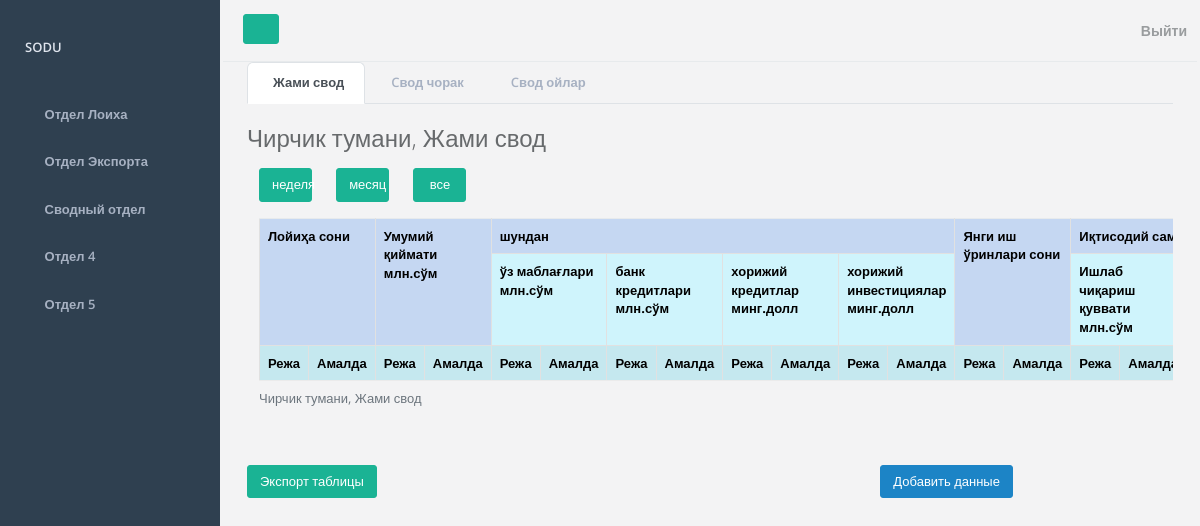
The app's page /vault-department/table/jami (signed in), older data.
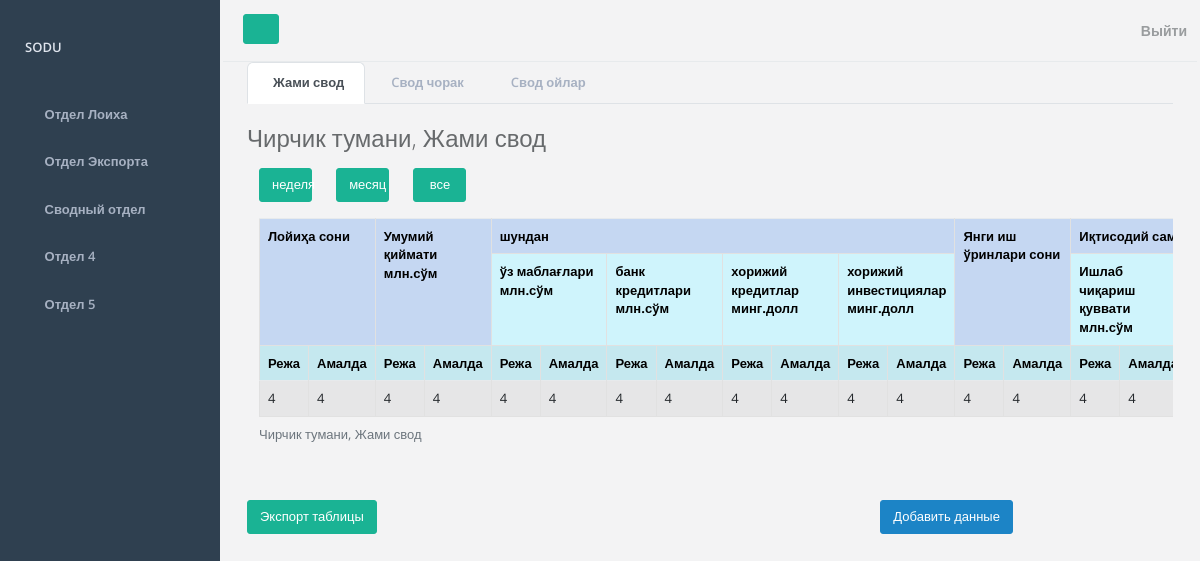
The same page, newer data.
### mainapp/models.py (models this page shows, shortened)
class CustomUser(AbstractUser):
    district = models.ForeignKey(District, on_delete=models.PROTECT, blank=True, null=True)
    class Meta:
        verbose_name = 'Пользователь'
        verbose_name_plural = 'Пользователи'

class District(models.Model):
    id = models.AutoField(primary_key=True)
    district = models.CharField(max_length=50, verbose_name="Район", blank=True, null=True)
    def __str__(self):
        return self.district
    class Meta:
        verbose_name = 'Район'
        verbose_name_plural = 'Районы'

class JamiVault(models.Model):
    district = models.ForeignKey(District, on_delete=models.PROTECT, verbose_name="Район")
    loiha_soni_reja = models.CharField(max_length=255, verbose_name='Режа')
    loiha_soni_amalda = models.CharField(max_length=255, verbose_name='Амалда')
    umumiy_kiymati_reja = models.CharField(max_length=255, verbose_name='Режа')
    umumiy_kiymati_amalda = models.CharField(max_length=255, verbose_name='Амалда')
    uz_mablag_reja = models.CharField(max_length=255, verbose_name='Режа')
    uz_mablag_amalda = models.CharField(max_length=255, verbose_name='Амалда')
    bank_kredit_reja = models.CharField(max_length=255, verbose_name='Режа')
    bank_kredit_amalda = models.CharField(max_length=255, verbose_name='Амалда')
    xorijiy_kredit_reja = models.CharField(max_length=255, verbose_name='Режа')
    xorijiy_kredit_amalda = models.CharField(max_length=255, verbose_name='Амалда')
    xorijiy_invest_reja = models.CharField(max_length=255, verbose_name='Режа')
    xorijiy_invest_amalda = models.CharField(max_length=255, verbose_name='Амалда')
    yangi_ish_reja = models.CharField(max_length=255, verbose_name='Режа')
    yangi_ish_amalda = models.CharField(max_length=255, verbose_name='Амалда')
    ishlab_chiqarish_reja = models.CharField(max_length=255, verbose_name='Режа')
    ishlab_chiqarish_amalda = models.CharField(max_length=255, verbose_name='Амалда')
    import_reja = models.CharField(max_length=255, verbose_name='Режа')
    import_amalda = models.CharField(max_length=255, verbose_name='Амалда')
    export_reja = models.CharField(max_length=255, verbose_name='Режа')
    export_amalda = models.CharField(max_length=255, verbose_name='Амалда')
    budget_reja = models.CharField(max_length=255, verbose_name='Режа')
    budget_amalda = models.CharField(max_length=255, verbose_name='Амалда')
    time_create = models.DateTimeField(auto_now_add=True, verbose_name="Дата создания записи")
    time_update = models.DateTimeField(auto_now=True, verbose_name="Дата обновления записи")
    is_published = models.BooleanField(default=True, verbose_name="Опубликовано")
    class Meta:
        verbose_name = 'Жами Свод'
        verbose_name_plural = 'Жами Свод'
        ordering = ['-time_create']

### mainapp/views.py (the view)
# urls.py: path('vault-department/table/jami', views.get_data_table_jami, name='table_jami'),
def get_data_table_jami(request):
    if get_group_vault_id(request):
        table_data = show_data_table_to_departament(JamiVault)
    else:
        table_data = show_data_table(request, JamiVault)
    page_obj = paginate_page(request, table_data)
    context = get_context_data(page_obj, 'Жами свод', third_department_tables_menu, table_data)
    return render(request, src['jami'], context)

### mainapp/utils.py (called while the page is built)
def show_data_table(request, model):
    model = model.objects.filter(district=request.user.district)
    return model

def get_context_data(page_obj, title, menu, table_data):
    context = {
        'page_obj': page_obj,
        'title': title,
        'projects_department': menu,
        'table_data': table_data
    }
    return context

def get_group_vault_id(request):
    return request.user.groups.filter(id=3).exists() and request.user.groups.filter(id=4)

def paginate_page(request, table_data):
    paginator = Paginator(table_data, 3)
    page_number = request.GET.get('page')
    page_obj = paginator.get_page(page_number)
    return page_obj

### mainapp/templates/mainapp/data_table/third_departament/table_jami.html (shortened to what this page needs)
{% extends 'mainapp/departments/projects_department.html' %}
{% block table %}
<h2 class="mb-3">
    {% if request.user.district != None %}
        {{ request.user.district }},
    {% endif %}
    {{ title }}
</h2>
{% block filter %}
<div class="container mb-3">
    <div class="row">
        <div class="col-1"><a class="btn btn btn-primary w-100" href="{% url 'table_filter_table_jami' filter_slug='week' %}">неделя</a></div>
        <div class="col-1"><a class="btn btn btn-primary w-100" href="{% url 'table_filter_table_jami' filter_slug='month' %}">месяц</a></div>
        <div class="col-1"><a class="btn btn btn-primary w-100" href="{% url 'table_jami' %}">все</a></div>
    </div>
</div>
{% endblock %}
<div class="container overflow-auto">
        <table class="table table-bordered table-striped">
        <caption>
            {% if request.user.district != None %}
                {{ request.user.district }},
            {% endif %}
            {{ title }}
        </caption>
        <tr>
            <th class="table-primary" colspan="2" rowspan="2">Лойиҳа сони</th>
            <th class="table-primary" colspan="2" rowspan="2">Умумий қиймати млн.сўм</th>
            <th class="table-primary" colspan="8">шундан</th>
            <th class="table-primary" colspan="2" rowspan="2">Янги иш ўринлари сони</th>
            <th class="table-primary" colspan="8">Иқтисодий самарадорлик</th>
        </tr>
        <tr>
            <th class="table-info" colspan="2"> ўз маблағлари млн.сўм</th>
            <th class="table-info" colspan="2"> банк кредитлари млн.сўм</th>
            <th class="table-info" colspan="2"> хорижий кредитлар минг.долл</th>
            <th class="table-info" colspan="2"> хорижий инвестициялар минг.долл </th>
            <th class="table-info" colspan="2">Ишлаб чиқариш қуввати млн.сўм </th>
        </tr>
        <tr>
            <th class="table-info">Режа</th>
            <th class="table-info">Амалда</th>
            <th class="table-info">Режа</th>
            <th class="table-info">Амалда</th>
            <th class="table-info">Режа</th>
            <th class="table-info">Амалда</th>
            <th class="table-info">Режа</th>
            <th class="table-info">Амалда</th>
            <th class="table-info">Режа</th>
            <th class="table-info">Амалда</th>
            <th class="table-info">Режа</th>
            <th class="table-info">Амалда</th>
            <th class="table-info">Режа</th>
            <th class="table-info">Амалда</th>
            <th class="table-info">Режа</th>
            <th class="table-info">Амалда</th>
        </tr>
            {% for data in page_obj %}
        <tr>
            <td>{{ data.loiha_soni_reja }}</td>
            <td>{{ data.loiha_soni_amalda }}</td>
            <td>{{ data.umumiy_kiymati_reja }}</td>
            <td>{{ data.umumiy_kiymati_amalda }}</td>
            <td>{{ data.uz_mablag_reja }}</td>
            <td>{{ data.uz_mablag_amalda }}</td>
            <td>{{ data.bank_kredit_reja }}</td>
            <td>{{ data.bank_kredit_amalda }}</td>
            <td>{{ data.xorijiy_kredit_reja }}</td>
            <td>{{ data.xorijiy_kredit_amalda }}</td>
            <td>{{ data.xorijiy_invest_reja }}</td>
            <td>{{ data.xorijiy_invest_amalda }}</td>
            <td>{{ data.yangi_ish_reja }}</td>
            <td>{{ data.yangi_ish_amalda }}</td>
            <td>{{ data.ishlab_chiqarish_reja }}</td>
            <td>{{ data.ishlab_chiqarish_amalda }}</td>
          </tr>
            {%endfor%}
    </table>
</div>
{% endblock %}
{% block export_table %}
<a class="btn btn-primary mb-5" href="#">Экспорт таблицы</a>
{% endblock %}
{% block add_data %}
   {% if not request.user.groups.all and not request.user.is_superuser %}
<a class="btn btn-success mb-5" href="{% url 'form_jami' %}">Добавить данные</a>
   {% endif %}
{%endblock%}

### mainapp/templates/mainapp/departments/projects_department.html
{% extends 'mainapp/base.html' %}
{% block tables %}
<ul class="nav nav-tabs">
    {% for table in projects_department %}
    <li class="nav-item">
        <a class="nav-link {% if table.table_name == title %}active{% endif %}"
           href="{% url table.url_data_table %}">
            {{ table.table_name }}
        </a>
    </li>
    {% endfor %}
</ul>
{% block table %}
{%endblock%}
{% endblock %}

### mainapp/templates/mainapp/base.html (shortened to what this page needs)
<!DOCTYPE html>
{% load static %}
<html lang="en">
<head>
    <link href="https://cdn.jsdelivr.net/npm/bootstrap@5.2.3/dist/css/bootstrap.min.css" rel="stylesheet"
>
    <link rel="stylesheet" href="{% static 'mainapp/css/font-awesome.min.css' %}">
    <link rel="stylesheet" href="{% static 'mainapp/css/main.css' %}">
</head>
<body>
<div id="wrapper">
    <nav class="navbar-default navbar-static-side" role="navigation">
        <div class="sidebar-collapse">
            <ul class="nav metismenu" id="side-menu">
                <li class="nav-header">
                    <div class="dropdown profile-element">
                        <a data-toggle="dropdown" class="dropdown-toggle" href="#">
                            <span class="block m-t-xs font-bold">{{ request.user.username|upper }}</span>
                        </a>
                    </div>
                </li>
                <li>
                    <a href="{% url 'department_projects' %}"
                    ><i class="fa fa-diamond"></i>
                        <span class="nav-label">Отдел Лоиха</span></a
                    >
                </li>
                <li>
                    <a href="{% url 'department_exports' %}">
                        <i class="fa fa-bar-chart-o"></i>
                        <span class="nav-label">Отдел Экспорта</span>
                    </a>
                </li>
                <li>
                    <a href="{% url 'department_3' %}"
                    ><i class="fa fa-pie-chart"></i>
                        <span class="nav-label">Сводный отдел</span>
                    </a>
                </li>
                <li>
                    <a href="{% url 'department_4' %}"
                    ><i class="fa fa-flask"></i>
                        <span class="nav-label">Отдел 4</span></a
                    >
                </li>
                <li>
                    <a href="{% url 'department_5' %}">
                        <i class="fa fa-table"></i>
                        <span class="nav-label">Отдел 5</span></a>
                </li>
            </ul>
        </div>
    </nav>
    <div id="page-wrapper" class="gray-bg dashbard-1">
        <div class="row border-bottom">
            <nav
                    class="navbar navbar-static-top"
                    role="navigation"
                    style="margin-bottom: 0"
            >
                <div class="navbar-header">
                    <a
                            class="navbar-minimalize minimalize-styl-2 btn btn-primary"
                            href="#"
                    ><i class="fa fa-bars"></i>
                    </a>
                    <form
                            role="search"
                            class="navbar-form-custom"
                            action="search_results.html"
                    >
                    </form>
                </div>
                <ul class="nav navbar-top-links navbar-right">
                    <li>
                        {% include 'mainapp/header.html' %}
                    </li>
                </ul>
            </nav>
        </div>
        <div class="container">
            <div class="row">
                <div class="col-12">
                    {% block tables %}
                    {% endblock %}
                </div>
                {% if not 'week' in request.get_full_path and not 'filter/month' in request.get_full_path %}
                <div class="col">
                    {% block export_table %}
                    {% endblock %}
                </div>
                {% elif 'week' in request.get_full_path %}
                <div class="col">
                    {% block export_table_week %}
                    {% endblock %}
                </div>
                {% elif 'filter/month' in request.get_full_path %}
                <div class="col">
                    {% block export_table_month %}
                    {% endblock %}
                </div>
                {% endif %}
                <div class="col">
                </div>
                <div class="col">
                    {% block add_data %}
                    {% endblock %}
                </div>
            </div>
        </div>
    </div>
</div>
</body>
</html>

### mainapp/templates/mainapp/header.html
                {% if request.user.is_authenticated %}
                <a href="{% url 'logout' %}">
                    Выйти
                </a>
                {% endif %}

Row changes from the older to the newer data that the page shows:
added JamiVault: loiha_soni_reja "4", loiha_soni_amalda "4", umumiy_kiymati_reja "4", umumiy_kiymati_amalda "4", uz_mablag_reja "4", uz_mablag_amalda "4", bank_kredit_reja "4", bank_kredit_amalda "4", xorijiy_kredit_reja "4", xorijiy_kredit_amalda "4", xorijiy_invest_reja "4", xorijiy_invest_amalda "4", yangi_ish_reja "4", yangi_ish_amalda "4", ishlab_chiqarish_reja "4", ishlab_chiqarish_amalda "4"
